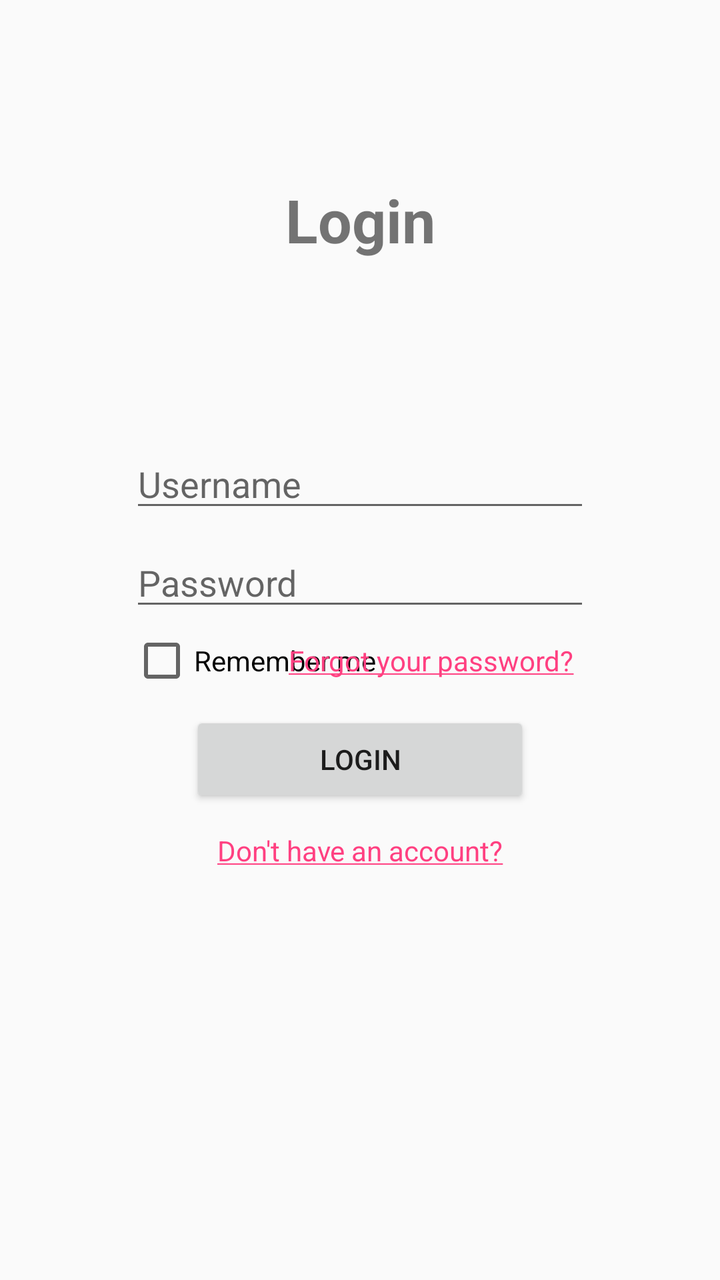
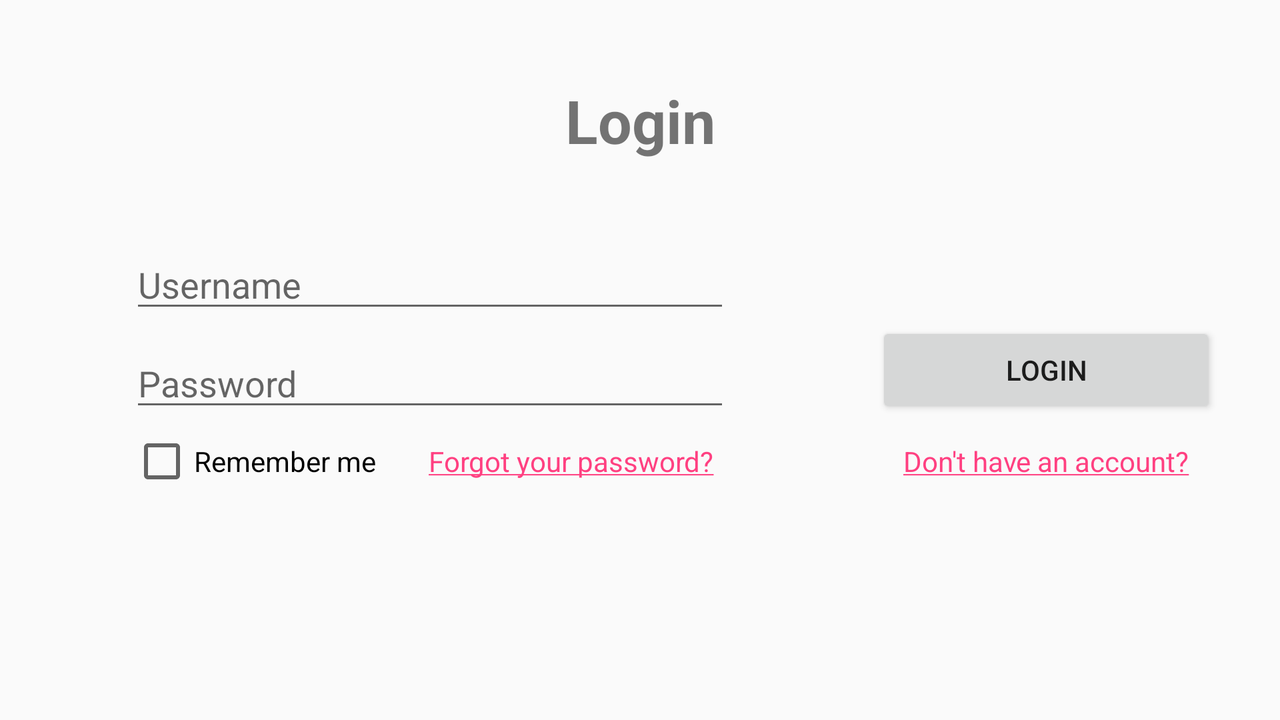

One screen, two layout resources from the same app: the default and the author's alternative for another configuration. Each is rendered where Android would select it; the XML of both is given below.
<!-- AndroidManifest.xml: application theme AppTheme -->
<!-- res/layout/activity_main.xml -->
<?xml version="1.0" encoding="utf-8"?>
<android.support.constraint.ConstraintLayout xmlns:android="http://schemas.android.com/apk/res/android"
    xmlns:app="http://schemas.android.com/apk/res-auto"
    xmlns:tools="http://schemas.android.com/tools"
    android:id="@+id/loginLayout"
    android:layout_width="match_parent"
    android:layout_height="match_parent"
    tools:context=".MainActivity">

    <TextView
        android:id="@+id/textView"
        android:layout_width="wrap_content"
        android:layout_height="wrap_content"
        android:layout_marginBottom="40dp"
        android:layout_marginEnd="8dp"
        android:layout_marginLeft="8dp"
        android:layout_marginRight="8dp"
        android:layout_marginStart="8dp"
        android:layout_marginTop="48dp"
        android:text="@string/login"
        android:textSize="30sp"
        android:textStyle="bold"
        app:layout_constraintBottom_toTopOf="@+id/constraintLayout"
        app:layout_constraintEnd_toEndOf="parent"
        app:layout_constraintStart_toStartOf="parent"
        app:layout_constraintTop_toTopOf="parent" />

    <android.support.constraint.ConstraintLayout
        android:id="@+id/constraintLayout"
        android:layout_width="0dp"
        android:layout_height="wrap_content"
        app:layout_constraintBottom_toBottomOf="parent"
        app:layout_constraintEnd_toEndOf="parent"
        app:layout_constraintStart_toStartOf="parent"
        app:layout_constraintTop_toTopOf="parent"
        app:layout_constraintVertical_bias="0.42">

        <EditText
            android:id="@+id/etUsername"
            android:layout_width="0dp"
            android:layout_height="wrap_content"
            android:layout_marginEnd="65dp"
            android:layout_marginLeft="65dp"
            android:layout_marginRight="65dp"
            android:layout_marginStart="65dp"
            android:layout_marginTop="8dp"
            android:drawableLeft="@drawable/ic_action_username_outline"
            android:drawablePadding="8dp"
            android:drawableStart="@drawable/ic_action_username_outline"
            android:ems="10"
            android:hint="@string/Username"
            android:inputType="textPersonName"
            app:layout_constraintEnd_toEndOf="parent"
            app:layout_constraintStart_toStartOf="parent"
            app:layout_constraintTop_toTopOf="parent" />

        <EditText
            android:id="@+id/etPassword"
            android:layout_width="0dp"
            android:layout_height="wrap_content"
            android:layout_marginEnd="65dp"
            android:layout_marginLeft="65dp"
            android:layout_marginRight="65dp"
            android:layout_marginStart="65dp"
            android:layout_marginTop="8dp"
            android:drawableLeft="@drawable/ic_action_password_outline"
            android:drawablePadding="8dp"
            android:drawableStart="@drawable/ic_action_password_outline"
            android:ems="10"
            android:hint="@string/Password"
            android:inputType="textPassword"
            app:layout_constraintEnd_toEndOf="parent"
            app:layout_constraintHorizontal_bias="0.0"
            app:layout_constraintStart_toStartOf="parent"
            app:layout_constraintTop_toBottomOf="@+id/etUsername" />

        <CheckBox
            android:id="@+id/cbSave"
            android:layout_width="wrap_content"
            android:layout_height="wrap_content"
            android:layout_marginTop="4dp"
            android:text="@string/rememberMe"
            app:layout_constraintStart_toStartOf="@+id/etPassword"
            app:layout_constraintTop_toBottomOf="@+id/etPassword" />

        <TextView
            android:id="@+id/tvForgotPassword"
            android:layout_width="wrap_content"
            android:layout_height="wrap_content"
            android:layout_marginEnd="8dp"
            android:layout_marginRight="8dp"
            android:clickable="true"
            android:focusable="true"
            android:onClick="onForgotPassword"
            android:paddingBottom="8dp"
            android:paddingTop="8dp"
            android:text="@string/forgotPassword"
            app:layout_constraintBaseline_toBaselineOf="@+id/cbSave"
            app:layout_constraintEnd_toEndOf="@+id/etPassword" />
    </android.support.constraint.ConstraintLayout>

    <Button
        android:id="@+id/btnLogin"
        android:layout_width="170dp"
        android:layout_height="wrap_content"
        android:layout_marginEnd="8dp"
        android:layout_marginLeft="8dp"
        android:layout_marginRight="8dp"
        android:layout_marginStart="8dp"
        android:layout_marginTop="8dp"
        android:onClick="onLogin"
        android:text="@string/login"
        app:layout_constraintEnd_toEndOf="parent"
        app:layout_constraintStart_toStartOf="parent"
        app:layout_constraintTop_toBottomOf="@+id/constraintLayout" />

    <TextView
        android:id="@+id/tvRegister"
        android:layout_width="wrap_content"
        android:layout_height="wrap_content"
        android:layout_marginTop="4dp"
        android:autoLink="all"
        android:clickable="true"
        android:focusable="true"
        android:onClick="onRegister"
        android:paddingBottom="8dp"
        android:paddingTop="8dp"
        android:text="@string/clickHereToRegister"
        app:layout_constraintEnd_toEndOf="parent"
        app:layout_constraintStart_toStartOf="parent"
        app:layout_constraintTop_toBottomOf="@+id/btnLogin" />

    <ProgressBar
        android:id="@+id/loginProgress"
        android:layout_width="wrap_content"
        android:layout_height="wrap_content"
        android:layout_marginEnd="8dp"
        android:layout_marginLeft="8dp"
        android:layout_marginRight="8dp"
        android:layout_marginStart="8dp"
        android:visibility="invisible"
        app:layout_constraintEnd_toEndOf="parent"
        app:layout_constraintStart_toStartOf="parent"
        app:layout_constraintTop_toTopOf="@+id/btnLogin" />

</android.support.constraint.ConstraintLayout>
<!-- resources referenced by this layout -->
<resources>
  <string name="Password">Password</string>
  <string name="Username">Username</string>
  <string name="clickHereToRegister"><a href="">Don\'t have an account?</a></string>
  <string name="forgotPassword"><a href="">Forgot your password?</a></string>
  <string name="login">Login</string>
  <string name="rememberMe">Remember me</string>
  <style name="AppTheme" parent="Theme.AppCompat.Light.DarkActionBar">
          
          <item name="colorPrimary">@color/colorPrimary</item>
          <item name="colorPrimaryDark">@color/colorPrimaryDark</item>
          <item name="colorAccent">@color/colorAccent</item>
      </style>
  <color name="colorPrimary">#3F51B5</color>
  <color name="colorPrimaryDark">#303F9F</color>
  <color name="colorAccent">#FF4081</color>
</resources>
<!-- res/layout-land/activity_main.xml (the author's variant of the layout above) -->
<!-- drawn on the phone turned sideways -->
<?xml version="1.0" encoding="utf-8"?>
<android.support.constraint.ConstraintLayout xmlns:android="http://schemas.android.com/apk/res/android"
    xmlns:app="http://schemas.android.com/apk/res-auto"
    xmlns:tools="http://schemas.android.com/tools"
    android:id="@+id/loginLayout"
    android:layout_width="match_parent"
    android:layout_height="match_parent"
    tools:context=".MainActivity">

    <TextView
        android:id="@+id/textView"
        android:layout_width="wrap_content"
        android:layout_height="wrap_content"
        android:layout_marginBottom="40dp"
        android:layout_marginEnd="8dp"
        android:layout_marginLeft="8dp"
        android:layout_marginRight="8dp"
        android:layout_marginStart="8dp"
        android:layout_marginTop="48dp"
        android:text="@string/login"
        android:textSize="30sp"
        android:textStyle="bold"
        app:layout_constraintBottom_toTopOf="@+id/constraintLayout"
        app:layout_constraintEnd_toEndOf="parent"
        app:layout_constraintStart_toStartOf="parent"
        app:layout_constraintTop_toTopOf="parent" />

    <android.support.constraint.ConstraintLayout
        android:id="@+id/constraintLayout"
        android:layout_width="0dp"
        android:layout_height="wrap_content"
        android:layout_marginBottom="32dp"
        android:layout_marginTop="32dp"
        app:layout_constraintBottom_toBottomOf="parent"
        app:layout_constraintEnd_toStartOf="@+id/constraintLayout3"
        app:layout_constraintStart_toStartOf="parent"
        app:layout_constraintTop_toTopOf="parent">

        <EditText
            android:id="@+id/etUsername"
            android:layout_width="0dp"
            android:layout_height="wrap_content"
            android:layout_marginEnd="65dp"
            android:layout_marginLeft="65dp"
            android:layout_marginRight="65dp"
            android:layout_marginStart="65dp"
            android:layout_marginTop="8dp"
            android:drawableLeft="@drawable/ic_action_username_outline"
            android:drawablePadding="8dp"
            android:drawableStart="@drawable/ic_action_username_outline"
            android:ems="10"
            android:hint="@string/Username"
            android:inputType="textPersonName"
            app:layout_constraintEnd_toEndOf="parent"
            app:layout_constraintStart_toStartOf="parent"
            app:layout_constraintTop_toTopOf="parent" />

        <EditText
            android:id="@+id/etPassword"
            android:layout_width="0dp"
            android:layout_height="wrap_content"
            android:layout_marginEnd="65dp"
            android:layout_marginLeft="65dp"
            android:layout_marginRight="65dp"
            android:layout_marginStart="65dp"
            android:layout_marginTop="8dp"
            android:drawableLeft="@drawable/ic_action_password_outline"
            android:drawablePadding="8dp"
            android:drawableStart="@drawable/ic_action_password_outline"
            android:ems="10"
            android:hint="@string/Password"
            android:inputType="textPassword"
            app:layout_constraintEnd_toEndOf="parent"
            app:layout_constraintHorizontal_bias="0.0"
            app:layout_constraintStart_toStartOf="parent"
            app:layout_constraintTop_toBottomOf="@+id/etUsername" />

        <CheckBox
            android:id="@+id/cbSave"
            android:layout_width="wrap_content"
            android:layout_height="wrap_content"
            android:layout_marginTop="4dp"
            android:text="@string/rememberMe"
            app:layout_constraintStart_toStartOf="@+id/etPassword"
            app:layout_constraintTop_toBottomOf="@+id/etPassword" />

        <TextView
            android:id="@+id/tvForgotPassword"
            android:layout_width="wrap_content"
            android:layout_height="wrap_content"
            android:layout_marginEnd="8dp"
            android:layout_marginRight="8dp"
            android:clickable="true"
            android:focusable="true"
            android:onClick="onForgotPassword"
            android:paddingBottom="8dp"
            android:paddingTop="8dp"
            android:text="@string/forgotPassword"
            app:layout_constraintBaseline_toBaselineOf="@+id/cbSave"
            app:layout_constraintEnd_toEndOf="@+id/etPassword" />
    </android.support.constraint.ConstraintLayout>

    <android.support.constraint.ConstraintLayout
        android:id="@+id/constraintLayout3"
        android:layout_width="0dp"
        android:layout_height="wrap_content"
        android:layout_marginEnd="24dp"
        android:layout_marginRight="24dp"
        app:layout_constraintBottom_toBottomOf="@+id/constraintLayout"
        app:layout_constraintEnd_toEndOf="parent">

        <Button
            android:id="@+id/btnLogin"
            android:layout_width="170dp"
            android:layout_height="wrap_content"
            android:layout_marginEnd="8dp"
            android:layout_marginLeft="8dp"
            android:layout_marginRight="8dp"
            android:layout_marginStart="8dp"
            android:layout_marginTop="4dp"
            android:onClick="onLogin"
            android:text="@string/login"
            app:layout_constraintEnd_toEndOf="parent"
            app:layout_constraintStart_toStartOf="parent"
            app:layout_constraintTop_toTopOf="parent" />

        <TextView
            android:id="@+id/tvRegister"
            android:layout_width="wrap_content"
            android:layout_height="wrap_content"
            android:layout_marginTop="4dp"
            android:autoLink="all"
            android:clickable="true"
            android:focusable="true"
            android:onClick="onRegister"
            android:paddingBottom="8dp"
            android:paddingTop="8dp"
            android:text="@string/clickHereToRegister"
            app:layout_constraintEnd_toEndOf="parent"
            app:layout_constraintStart_toStartOf="parent"
            app:layout_constraintTop_toBottomOf="@+id/btnLogin" />

        <ProgressBar
            android:id="@+id/loginProgress"
            android:layout_width="wrap_content"
            android:layout_height="wrap_content"
            android:layout_marginEnd="8dp"
            android:layout_marginLeft="8dp"
            android:layout_marginRight="8dp"
            android:layout_marginStart="8dp"
            android:visibility="invisible"
            app:layout_constraintEnd_toEndOf="parent"
            app:layout_constraintStart_toStartOf="parent"
            app:layout_constraintTop_toTopOf="@+id/btnLogin" />
    </android.support.constraint.ConstraintLayout>

</android.support.constraint.ConstraintLayout>
